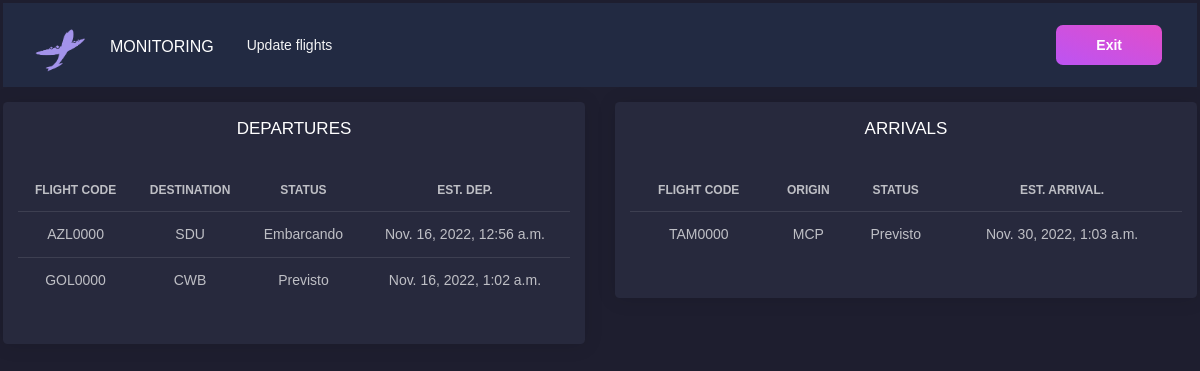
The page /home on the database its author committed.
### flight_management/models.py (models this page shows, shortened)
class Flight(models.Model):
    id = models.BigAutoField(primary_key=True)
    fk_flightstatus = models.ForeignKey(FlightStatus, on_delete=models.SET_NULL, blank=True, null=True)
    tx_code = models.CharField(max_length=8)
    dt_est_departure = models.DateTimeField(blank=True, null=True)
    dt_est_arrival = models.DateTimeField(blank=True, null=True)
    nm_origin = models.CharField(max_length=3, choices=AirportCodes.choices)
    nm_destination = models.CharField(max_length=3, choices=AirportCodes.choices)
    class Meta:
        db_table = 'flight'

class FlightStatus(models.Model):
    id = models.BigAutoField(primary_key=True)
    dt_departure = models.DateTimeField(blank=True, null=True)
    dt_arrival = models.DateTimeField(blank=True, null=True)
    nm_status = models.CharField(max_length=13, choices=Status.choices, default=Status.PREVISTO)
    dt_creation = models.DateTimeField(auto_now=True)
    dt_updated = models.DateTimeField(auto_now=True)
    dt_done = models.DateTimeField(blank=True, null=True)
    class Meta:
        db_table = 'flight_status'

### flight_monitoring/views.py (the view)
# urls.py: path('home', flightmonitoringviews.flightmonitoringview),
def flightmonitoringview(request):
    all_flights = Flight.objects.all()
    context = {
        'all_flights' : all_flights,
        'selectedRole' : str(views.role)
    }
    return render(request, "home.html", context)

### flight_monitoring/template/home.html (shortened to what this page needs)
{% load static %}
<!DOCTYPE html>
<html lang="en">
<head>
    <link rel="stylesheet" href="{% static 'css/black-dashboard.min.css' %}">
</head>
<body onload="myFunction()">
    <nav class="navbar navbar-expand-lg navbar-dark bg-dark">
            <a class="navbar-brand mr-0 mr-md-2" href="../home" aria-label="Caqui">
              <img src="{% static 'img/caqui.png' %}" width="50 px">
            </a>
            <a class="navbar-brand" href="../home">Monitoring</a>
          <div class="collapse navbar-collapse" id="navbarSupportedContent">
            <ul class="navbar-nav mr-auto">
              <li id="nav_piloto_operador_controlador_companhia" class="nav-item">
                  <a class="nav-link" href="../update">Update flights</a>
              </li>
          </ul>
          <a href="/" class="btn btn-primary d-none d-lg-inline-block mb-3 mb-md-0 ml-md-3">Exit</a>
    </nav>
    <div class="row">
      <div class="col-lg-6">
        <div class="card ">
          <div class="card-header">
            <h4 class="card-title text-center"> DEPARTURES</h4>
          </div>
          <div class="card-body">
            <div class="table-responsive">
              <table class="table tablesorter " id="">
                <thead class=" text-primary">
                  <tr class="text-center">
                    <th>Flight Code</th>
                    <th>Destination</th>
                    <th>Status</th>
                    <th class="text-center">Est. Dep.</th>
                  </tr>
                </thead>
                <tbody>
                  {% for flight in all_flights %}
                    {% if flight.nm_origin == "GRU" %}
                    <tr class="text-center">
                        <td>{{flight.tx_code}}</td>
                        <td>{{flight.nm_destination}}</td>
                        <td>{{flight.fk_flightstatus.nm_status}}</td>
                        <td>{{flight.dt_est_departure}}</td>
                    </tr>
                    {% endif %}
                  {% endfor %}
                </tbody>
              </table>
            </div>
          </div>
        </div>
      </div>
      <div class="col-lg-6">
        <div class="card ">
          <div class="card-header">
            <h4 class="card-title text-center"> ARRIVALS</h4>
          </div>
          <div class="card-body">
            <div class="table-responsive">
              <table class="table tablesorter " id="">
                <thead class=" text-primary">
                  <tr class="text-center">
                    <th>Flight Code</th>
                    <th>Origin</th>
                    <th>Status</th>
                    <th class="text-center">Est. Arrival.</th>
                  </tr>
                </thead>
                <tbody>
                  {% for flight in all_flights %}
                    {% if flight.nm_destination == "GRU" %}
                      <tr class="text-center">
                          <td>{{flight.tx_code}}</td>
                          <td>{{flight.nm_origin}}</td>
                          <td>{{flight.fk_flightstatus.nm_status}}</td>
                          <td>{{flight.dt_est_arrival}}</td>
                      </tr>
                    {% endif %}
                  {% endfor %}
                </tbody>
              </table>
            </div>
          </div>
        </div>
      </div>
    </div>
    </body>
    </html>

### rows shown on the page
Flight: tx_code "AZL0000", nm_destination "SDU", fk_flightstatus.nm_status "Embarcando", dt_est_departure "Nov. 16, 2022, 12:56 a.m."
Flight: tx_code "GOL0000", nm_destination "CWB", fk_flightstatus.nm_status "Previsto", dt_est_departure "Nov. 16, 2022, 1:02 a.m."
Flight: tx_code "TAM0000", nm_origin "MCP", fk_flightstatus.nm_status "Previsto", dt_est_arrival "Nov. 30, 2022, 1:03 a.m."
